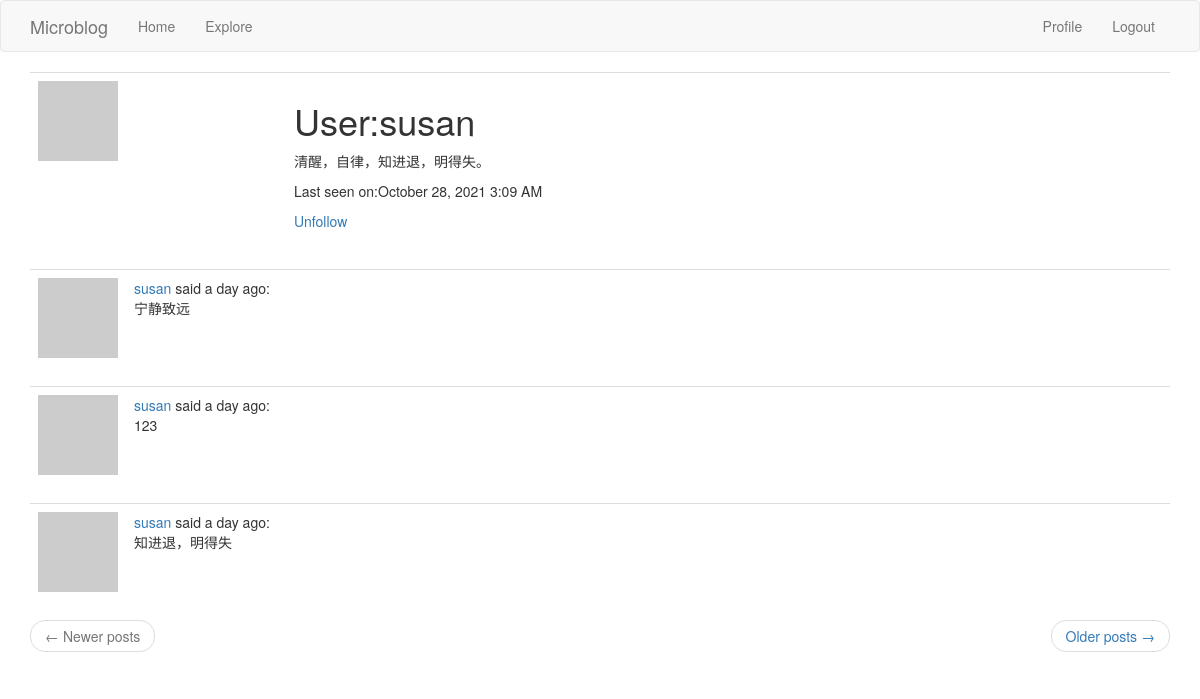
Screenshot of /user/susan (signed in) with the database file from the repository.
### app/models.py (models this page shows, shortened)
class User(UserMixin, db.Model):
    about_me = db.Column(db.String(140))
    last_seen = db.Column(db.DateTime, default=datetime.utcnow)
    id = db.Column(db.Integer, primary_key=True)
    username = db.Column(db.String(64), index=True, unique=True)
    email = db.Column(db.String(120), index=True, unique=True)
    password_hash = db.Column(db.String(128))
    posts = db.relationship('Post', backref='author', lazy='dynamic')
    def avatar(self, size):
        digest = md5(self.email.lower().encode('utf-8')).hexdigest()
        return 'https://www.gravatar.com/avatar/{}?d=identicon&s={}'.format(
            digest, size)
    last_seen = db.Column(db.DateTime, default=datetime.utcnow)
    followed = db.relationship(
        'User',
        secondary=followers,
        primaryjoin=(followers.c.follower_id == id),
        secondaryjoin=(followers.c.followed_id == id),
        backref=db.backref('followers', lazy='dynamic'),
        lazy='dynamic'
    )
    def is_following(self, user):
        return self.followed.filter(followers.c.followed_id == user.id).count() > 0

class Post(db.Model):  # UserMixin,
    id = db.Column(db.Integer, primary_key=True)
    body = db.Column(db.String(140))
    timestamp = db.Column(db.DateTime, index=True, default=datetime.utcnow)
    user_id = db.Column(db.Integer, db.ForeignKey('user.id'))

### app/routes.py (the view)
@app.route('/user/<username>')
@login_required
def user(username):
    user = User.query.filter_by(username=username).first_or_404()
    page = request.args.get('page', 1, type=int)
    posts = user.posts.order_by(Post.timestamp.desc()).paginate(page, app.config['POSTS_PER_PAGE'], False)
    next_url = url_for('user', username=user.username, page=posts.next_num) if posts.has_next else None
    prev_url = url_for('user', username=user.username, page=posts.prev_num) if posts.has_prev else None
    return render_template('user.html', user=user, posts=posts.items, next_url=next_url, prev_url=prev_url)

### app/models.py (called while the page is built)
@login.user_loader
def load_user(id):
    return User.query.get(int(id))

### app/routes.py (called while the page is built)
@app.before_request  # 访问任意一个函数都会执行这里
def before_request():
    if current_user.is_authenticated:
        current_user.last_seen = datetime.utcnow()
        db.session.commit()

### app/templates/user.html
{% extends "base.html" %}
{% block app_content %}
	<table class="table table-hover">
		<tr>
			<td width="256px"><img src="{{ user.avatar(256) }}"></td>
			<td>
				<h1>User:{{ user.username }}</h1>
				{% if user.about_me %}
					<p>{{ user.about_me }}</p>
				{% endif %}
				{% if user.last_seen %}
					<p>Last seen on:{{ moment(user.last_seen).format('LLL') }}</p>
				{% endif %}
				{% if user == current_user %}
					<p>
						<a href="{{ url_for('edit_profile') }}">Edit your profile</a>
					</p>
				{% elif not current_user.is_following(user) %}
					<p>
						<a href="{{ url_for('follow', username=user.username) }}">Follow</a>
					</p>
				{% else %}
					<p>
						<a href="{{ url_for('unfollow', username=user.username) }}">Unfollow</a>
					</p>
				{% endif %}
			</td>
		</tr>
	</table>
	{% for post in posts %}
		{% include '_post.html' %}
	{% endfor%}
	<nav aria-label="...">
		<ul class="pager">
			<li class="previous{% if not prev_url %} disabled{% endif %}">
				<a href="{{ prev_url or '#' }}">
					<span aria-hidden="true">&larr;</span> Newer posts
				</a>
			</li>
			<li class="next{% if not next_url %} disabled{% endif %}">
				<a href="{{ next_url or '#' }}">
					Older posts <span aria-hidden="true">&rarr;</span>
				</a>
			</li>
		</ul>
	</nav>
{% endblock%}

### app/templates/_post.html
<table class="table table-hover">
    <tr>
        <td width="70px">
            <a href="{{ url_for('user', username=post.author.username) }}">
                <img src="{{ post.author.avatar(70) }}" />
            </a>
        </td>
        <td>
            <a href="{{ url_for('user', username=post.author.username) }}">
                {{ post.author.username }}
            </a>
            said {{ moment(post.timestamp).fromNow() }}:
            <br>
            {{ post.body }}
        </td>
    </tr>
</table>

### rows the page displays
User: username "susan", about_me "清醒，自律，知进退，明得失。", last_seen "October 28, 2021 3:09 AM"
Post: author.username "susan", timestamp "a day ago", body "宁静致远"
Post: author.username "susan", timestamp "a day ago", body "123"
Post: author.username "susan", timestamp "a day ago", body "知进退，明得失"
